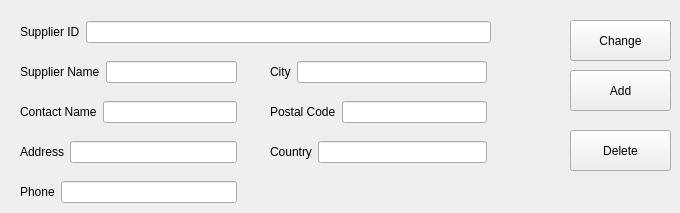
    <widget class="QWidget" name="tab_6">
     <attribute name="title">
      <string>Suppliers</string>
     </attribute>
     <widget class="QWidget" name="layoutWidget_64">
      <property name="geometry">
       <rect>
        <x>20</x>
        <y>140</y>
        <width>217</width>
        <height>24</height>
       </rect>
      </property>
      <layout class="QHBoxLayout" name="horizontalLayout_69">
       <item>
        <widget class="QLabel" name="label_69">
         <property name="text">
          <string>Address</string>
         </property>
        </widget>
       </item>
       <item>
        <widget class="QLineEdit" name="CustomerID_65"/>
       </item>
      </layout>
     </widget>
     <widget class="QWidget" name="layoutWidget_65">
      <property name="geometry">
       <rect>
        <x>20</x>
        <y>60</y>
        <width>217</width>
        <height>24</height>
       </rect>
      </property>
      <layout class="QHBoxLayout" name="horizontalLayout_70">
       <item>
        <widget class="QLabel" name="label_70">
         <property name="text">
          <string>Supplier Name</string>
         </property>
        </widget>
       </item>
       <item>
        <widget class="QLineEdit" name="CustomerID_66"/>
       </item>
      </layout>
     </widget>
     <widget class="QWidget" name="layoutWidget_66">
      <property name="geometry">
       <rect>
        <x>20</x>
        <y>20</y>
        <width>471</width>
        <height>24</height>
       </rect>
      </property>
      <layout class="QHBoxLayout" name="horizontalLayout_71">
       <item>
        <widget class="QLabel" name="label_71">
         <property name="text">
          <string>Supplier ID</string>
         </property>
        </widget>
       </item>
       <item>
        <widget class="QLineEdit" name="CustomerID_67"/>
       </item>
      </layout>
     </widget>
     <widget class="QWidget" name="layoutWidget_67">
      <property name="geometry">
       <rect>
        <x>20</x>
        <y>100</y>
        <width>217</width>
        <height>24</height>
       </rect>
      </property>
      <layout class="QHBoxLayout" name="horizontalLayout_72">
       <item>
        <widget class="QLabel" name="label_72">
         <property name="text">
          <string>Contact Name</string>
         </property>
        </widget>
       </item>
       <item>
        <widget class="QLineEdit" name="CustomerID_68"/>
       </item>
      </layout>
     </widget>
     <widget class="QWidget" name="layoutWidget_68">
      <property name="geometry">
       <rect>
        <x>270</x>
        <y>140</y>
        <width>217</width>
        <height>24</height>
       </rect>
      </property>
      <layout class="QHBoxLayout" name="horizontalLayout_73">
       <item>
        <widget class="QLabel" name="label_73">
         <property name="text">
          <string>Country</string>
         </property>
        </widget>
       </item>
       <item>
        <widget class="QLineEdit" name="CustomerID_69"/>
       </item>
      </layout>
     </widget>
     <widget class="QWidget" name="layoutWidget_69">
      <property name="geometry">
       <rect>
        <x>270</x>
        <y>60</y>
        <width>217</width>
        <height>24</height>
       </rect>
      </property>
      <layout class="QHBoxLayout" name="horizontalLayout_74">
       <item>
        <widget class="QLabel" name="label_74">
         <property name="text">
          <string>City</string>
         </property>
        </widget>
       </item>
       <item>
        <widget class="QLineEdit" name="CustomerID_70"/>
       </item>
      </layout>
     </widget>
     <widget class="QWidget" name="layoutWidget_70">
      <property name="geometry">
       <rect>
        <x>270</x>
        <y>100</y>
        <width>217</width>
        <height>24</height>
       </rect>
      </property>
      <layout class="QHBoxLayout" name="horizontalLayout_75">
       <item>
        <widget class="QLabel" name="label_75">
         <property name="text">
          <string>Postal Code</string>
         </property>
        </widget>
       </item>
       <item>
        <widget class="QLineEdit" name="CustomerID_71"/>
       </item>
      </layout>
     </widget>
     <widget class="QWidget" name="layoutWidget_71">
      <property name="geometry">
       <rect>
        <x>20</x>
        <y>180</y>
        <width>217</width>
        <height>24</height>
       </rect>
      </property>
      <layout class="QHBoxLayout" name="horizontalLayout_76">
       <item>
        <widget class="QLabel" name="label_76">
         <property name="text">
          <string>Phone</string>
         </property>
        </widget>
       </item>
       <item>
        <widget class="QLineEdit" name="CustomerID_72"/>
       </item>
      </layout>
     </widget>
     <widget class="QPushButton" name="Delete_8">
      <property name="geometry">
       <rect>
        <x>570</x>
        <y>130</y>
        <width>101</width>
        <height>41</height>
       </rect>
      </property>
      <property name="text">
       <string>Delete</string>
      </property>
     </widget>
     <widget class="QPushButton" name="Add_8">
      <property name="geometry">
       <rect>
        <x>570</x>
        <y>70</y>
        <width>101</width>
        <height>41</height>
       </rect>
      </property>
      <property name="text">
       <string>Add</string>
      </property>
     </widget>
     <widget class="QPushButton" name="Change_12">
      <property name="geometry">
       <rect>
        <x>570</x>
        <y>20</y>
        <width>101</width>
        <height>41</height>
       </rect>
      </property>
      <property name="text">
       <string>Change</string>
      </property>
     </widget>
    </widget>
